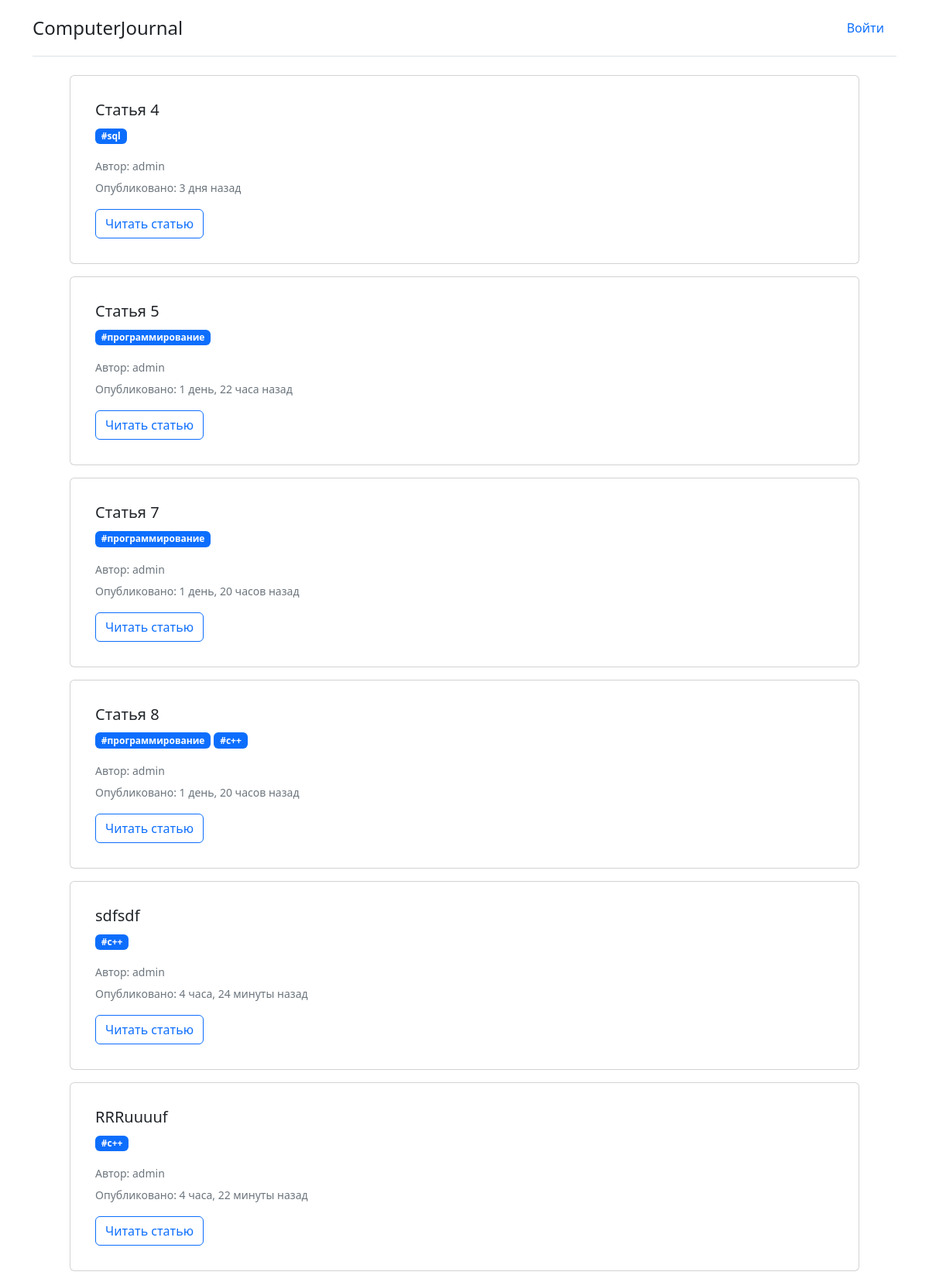
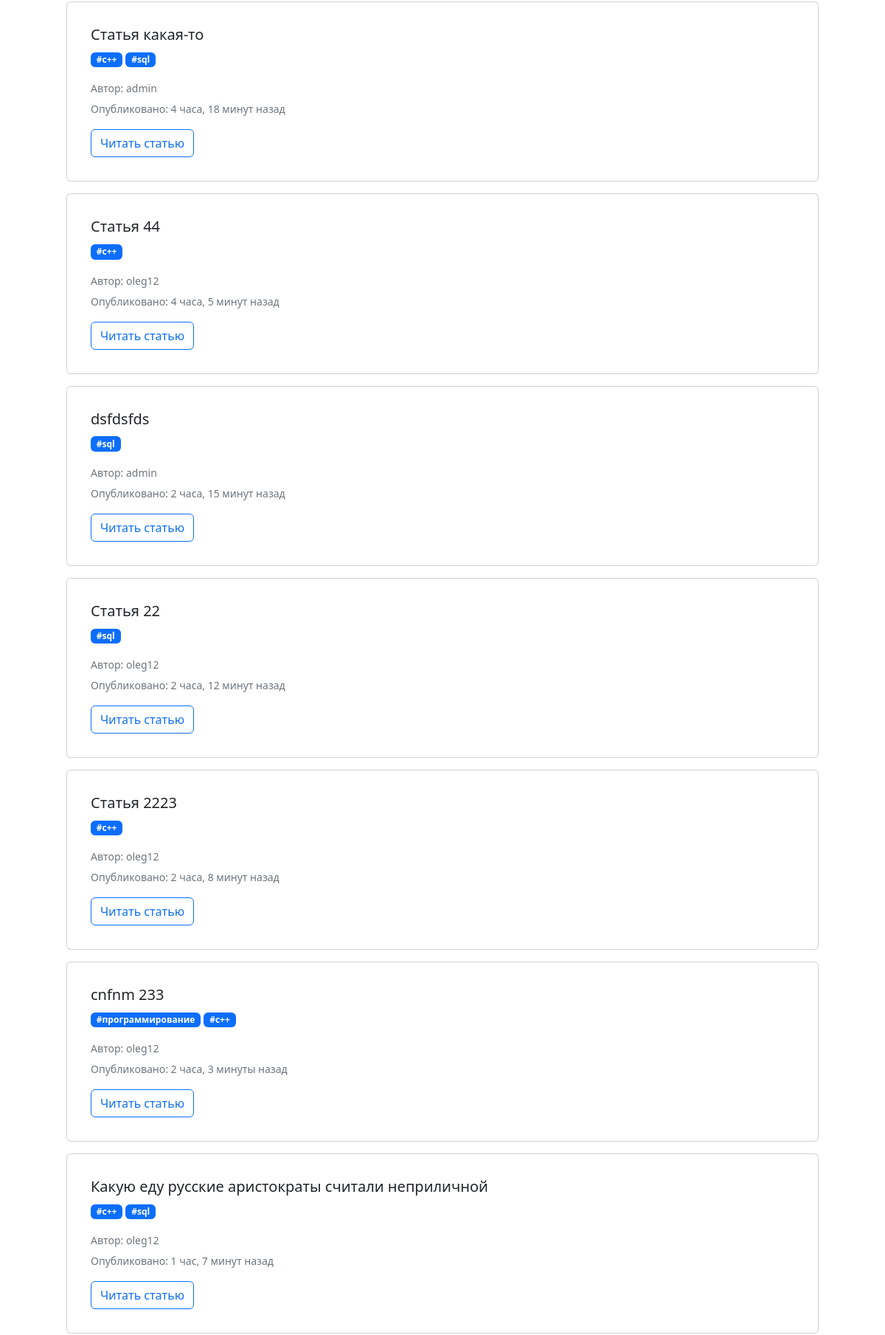
The page / (upper part) on the database its author committed (2 pictures, top to bottom).
### blog/models.py (models this page shows, shortened)
class Articles(models.Model):
    title = models.CharField(max_length=200, default="Enter the name please", verbose_name="Заголовок")
    owner = models.CharField(max_length=200, default="admin", verbose_name="Владелец")
    article_text = models.TextField(blank=True, verbose_name="Текст статьи")
    date_of_publishing = models.DateTimeField(auto_now_add=True, verbose_name="Дата публикации")
    photo_preview = models.ImageField(upload_to='photos_article/%Y/%M/%D', blank=True)
    slug_name = models.SlugField(max_length=200, db_index=True)
    is_published = models.BooleanField(default=True, verbose_name="Опубликовано?")
    tags = models.ManyToManyField(Tag, help_text="Выберете тематику статьи", verbose_name="Теги")
    class Meta:
        verbose_name = "Статья"
        verbose_name_plural = "Статьи"
    def get_absolute_url(self):
        return reverse('article', kwargs={'slug_name': self.slug_name})

class Tag(models.Model):
    name = models.CharField(max_length=200)
    def get_absolute_url(self):
        return reverse('tag', kwargs={"tag_id": self.pk})
    def __str__(self):
        return self.name

### blog/views.py (the view)
# urls.py: path('', index, name=''),
def index(request):
    article_1 = Articles.objects.filter(is_published=True).prefetch_related('tags')
    return render(request, 'blog/index.html', {'articles': article_1, 'title': "Главная"})

### blog/templates/blog/index.html (shortened to what this page needs)
{% extends "blog/base_generic.html" %}
{% block content %}
{% for item in articles %}
    <div class="container d-flex justify-content-center align-baseline">
    <div class="card d-flex mb-3 mx-5 w-100 p-3">
        <div class="card-body">
            <h5 class="card-title">{{ item.title }}</h5>
            <p class="card-text">
                {% for tag in item.tags.all %}
                       <span class="badge text-bg-primary"><a href="{{ tag.get_absolute_url }}" class="nav-link active" aria-current="page">{{ tag }}</a></span>
                {% endfor %}
            </p>
            <p class="card-text mb-1"><small class="text-muted">Автор: {{ item.owner }}</small></p>
            <p class="card-text mt-1"><small class="text-muted">Опубликовано: {{ item.date_of_publishing| timesince }} назад</small></p>
            <button type="button" class="btn btn-outline-primary"><a href="{{ item.get_absolute_url }}" class="nav-link active" aria-current="page">Читать статью</a></button>
        </div>
    </div>
    </div>
{% endfor %}
{% endblock %}

### rows shown on the page
Articles: title "Статья 4", owner "admin", date_of_publishing "3 дня"
Tag: name "#sql"
Articles: title "Статья 5", owner "admin", date_of_publishing "1 день, 22 часа"
Tag: name "#программирование"
Articles: title "Статья 7", owner "admin", date_of_publishing "1 день, 20 часов"
Articles: title "Статья 8", owner "admin", date_of_publishing "1 день, 20 часов"
Tag: name "#с++"
Articles: title "sdfsdf", owner "admin", date_of_publishing "4 часа, 24 минуты"
Articles: title "RRRuuuuf", owner "admin", date_of_publishing "4 часа, 22 минуты"
Articles: title "Статья какая-то", owner "admin", date_of_publishing "4 часа, 18 минут"
Articles: title "Статья 44", owner "oleg12", date_of_publishing "4 часа, 5 минут"
Articles: title "dsfdsfds", owner "admin", date_of_publishing "2 часа, 15 минут"
Articles: title "Статья 22", owner "oleg12", date_of_publishing "2 часа, 12 минут"
Articles: title "Статья 2223", owner "oleg12", date_of_publishing "2 часа, 8 минут"
Articles: title "cnfnm 233", owner "oleg12", date_of_publishing "2 часа, 3 минуты"
Articles: title "Какую еду русские аристократы считали неприличной", owner "oleg12", date_of_publishing "1 час, 7 минут"
